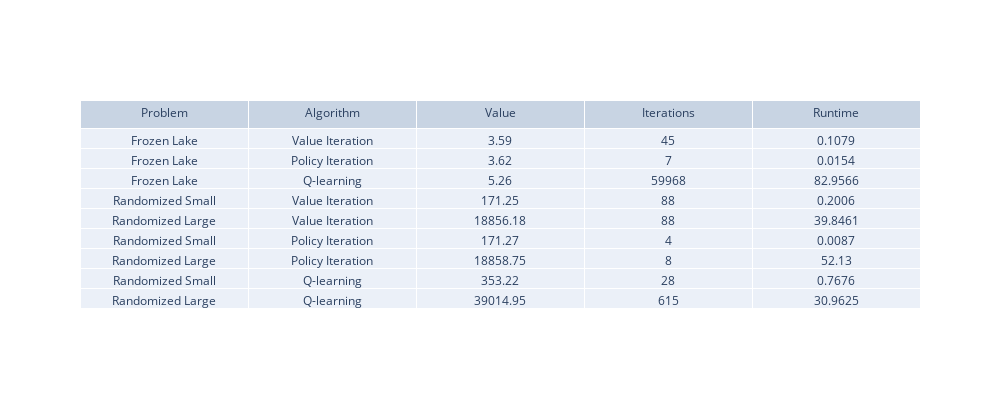

This figure's notebook cell:
### Code cell
layout = go.Layout(
    autosize=True,
    width=1000,
    height=400)
fig = go.Figure(
    data=[go.Table(header=dict(values=['Problem', 'Algorithm', 'Value', 'Iterations', 'Runtime']),
    cells=dict(values=[p, a, v, i, r]))], layout=layout)
fig.show()

### Figure 1 — Plotly figure (JSON) as saved in the notebook; plotly's stock layout.template omitted (floating-point values rounded to 4 significant figures)
{"data": [{"cells": {"values": [["Frozen Lake", "Frozen Lake", "Frozen Lake", "Randomized Small", "Randomized Large", "Randomized Small", "Randomized Large", "Randomized Small", "Randomized Large"], ["Value Iteration", "Policy Iteration", "Q-learning", "Value Iteration", "Value Iteration", "Policy Iteration", "Policy Iteration", "Q-learning", "Q-learning"], [3.59, 3.62, 5.26, 171.2, 18860.0, 171.3, 18860.0, 353.2, 39010.0], [45, 7, 59968, 88, 88, 4, 8, 28, 615], [0.1079, 0.0154, 82.96, 0.2006, 39.85, 0.0087, 52.13, 0.7676, 30.96]]}, "header": {"values": ["Problem", "Algorithm", "Value", "Iterations", "Runtime"]}, "type": "table"}], "layout": {"autosize": true, "height": 400, "width": 1000}}
